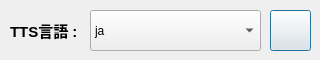
<?xml version="1.0" encoding="UTF-8"?>
<ui version="4.0">
 <class>new_dic</class>
 <widget class="QDialog" name="new_dic">
  <property name="geometry">
   <rect>
    <x>0</x>
    <y>0</y>
    <width>320</width>
    <height>60</height>
   </rect>
  </property>
  <property name="windowTitle">
   <string>新たな辞書</string>
  </property>
  <property name="windowIcon">
   <iconset resource="resource.qrc">
    <normaloff>:/imgs/icon.png</normaloff>:/imgs/icon.png</iconset>
  </property>
  <widget class="QLabel" name="label_2">
   <property name="geometry">
    <rect>
     <x>10</x>
     <y>10</y>
     <width>71</width>
     <height>41</height>
    </rect>
   </property>
   <property name="font">
    <font>
     <pointsize>11</pointsize>
     <bold>true</bold>
    </font>
   </property>
   <property name="text">
    <string>TTS言語 :</string>
   </property>
  </widget>
  <widget class="QComboBox" name="cb">
   <property name="geometry">
    <rect>
     <x>90</x>
     <y>10</y>
     <width>171</width>
     <height>41</height>
    </rect>
   </property>
   <item>
    <property name="text">
     <string>ja</string>
    </property>
   </item>
   <item>
    <property name="text">
     <string>ko</string>
    </property>
   </item>
   <item>
    <property name="text">
     <string>en-us</string>
    </property>
   </item>
   <item>
    <property name="text">
     <string>en-uk</string>
    </property>
   </item>
   <item>
    <property name="text">
     <string>ru</string>
    </property>
   </item>
   <item>
    <property name="text">
     <string>es-es</string>
    </property>
   </item>
   <item>
    <property name="text">
     <string>pt-pt</string>
    </property>
   </item>
   <item>
    <property name="text">
     <string>pt-br</string>
    </property>
   </item>
   <item>
    <property name="text">
     <string>zh-cn</string>
    </property>
   </item>
   <item>
    <property name="text">
     <string>zh-tw</string>
    </property>
   </item>
  </widget>
  <widget class="QPushButton" name="btn">
   <property name="geometry">
    <rect>
     <x>270</x>
     <y>10</y>
     <width>41</width>
     <height>41</height>
    </rect>
   </property>
   <property name="text">
    <string/>
   </property>
   <property name="icon">
    <iconset resource="resource.qrc">
     <normaloff>:/imgs/add.png</normaloff>:/imgs/add.png</iconset>
   </property>
  </widget>
 </widget>
 <resources>
  <include location="resource.qrc"/>
 </resources>
 <connections/>
</ui>
